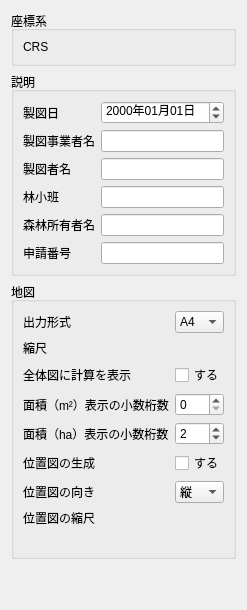
     <widget class="QWidget" name="tab">
      <property name="sizePolicy">
       <sizepolicy hsizetype="Preferred" vsizetype="Preferred">
        <horstretch>0</horstretch>
        <verstretch>0</verstretch>
       </sizepolicy>
      </property>
      <attribute name="title">
       <string>基本情報</string>
      </attribute>
      <layout class="QVBoxLayout" name="verticalLayout">
       <item>
        <widget class="QGroupBox" name="groupBox">
         <property name="title">
          <string>座標系</string>
         </property>
         <layout class="QFormLayout" name="formLayout_5">
          <item row="0" column="0">
           <widget class="QLabel" name="label_2">
            <property name="text">
             <string>CRS</string>
            </property>
           </widget>
          </item>
          <item row="0" column="1">
           <widget class="QgsProjectionSelectionWidget" name="crs">
            <property name="focusPolicy">
             <enum>Qt::FocusPolicy::StrongFocus</enum>
            </property>
            <property name="layoutDirection">
             <enum>Qt::LayoutDirection::LeftToRight</enum>
            </property>
            <property name="autoFillBackground">
             <bool>false</bool>
            </property>
           </widget>
          </item>
         </layout>
        </widget>
       </item>
       <item>
        <widget class="QGroupBox" name="groupBox_5">
         <property name="title">
          <string>説明</string>
         </property>
         <layout class="QFormLayout" name="formLayout">
          <item row="0" column="0">
           <widget class="QLabel" name="label_12">
            <property name="text">
             <string>製図日</string>
            </property>
           </widget>
          </item>
          <item row="0" column="1">
           <widget class="QDateEdit" name="seizubi">
            <property name="displayFormat">
             <string>yyyy年MM月dd日</string>
            </property>
           </widget>
          </item>
          <item row="1" column="0">
           <widget class="QLabel" name="label_18">
            <property name="text">
             <string>製図事業者名</string>
            </property>
           </widget>
          </item>
          <item row="1" column="1">
           <widget class="QLineEdit" name="seizujigyosha">
            <property name="placeholderText">
             <string/>
            </property>
           </widget>
          </item>
          <item row="2" column="0">
           <widget class="QLabel" name="label_22">
            <property name="text">
             <string>製図者名</string>
            </property>
           </widget>
          </item>
          <item row="2" column="1">
           <widget class="QLineEdit" name="seizusha">
            <property name="placeholderText">
             <string/>
            </property>
           </widget>
          </item>
          <item row="3" column="0">
           <widget class="QLabel" name="label_3">
            <property name="text">
             <string>林小班</string>
            </property>
           </widget>
          </item>
          <item row="3" column="1">
           <widget class="QLineEdit" name="rinshohan"/>
          </item>
          <item row="4" column="0">
           <widget class="QLabel" name="label_4">
            <property name="text">
             <string>森林所有者名</string>
            </property>
           </widget>
          </item>
          <item row="4" column="1">
           <widget class="QLineEdit" name="sanrinshoyusha"/>
          </item>
          <item row="5" column="0">
           <widget class="QLabel" name="label">
            <property name="text">
             <string>申請番号</string>
            </property>
           </widget>
          </item>
          <item row="5" column="1">
           <widget class="QLineEdit" name="shinseibango"/>
          </item>
         </layout>
        </widget>
       </item>
       <item>
        <widget class="QGroupBox" name="groupBox_6">
         <property name="title">
          <string>地図</string>
         </property>
         <layout class="QFormLayout" name="formLayout_4">
          <item row="0" column="0">
           <widget class="QLabel" name="label_34">
            <property name="text">
             <string>出力形式</string>
            </property>
           </widget>
          </item>
          <item row="0" column="1">
           <widget class="QComboBox" name="paper">
            <item>
             <property name="text">
              <string>A4</string>
             </property>
            </item>
            <item>
             <property name="text">
              <string>A3</string>
             </property>
            </item>
           </widget>
          </item>
          <item row="1" column="0">
           <widget class="QLabel" name="label_15">
            <property name="text">
             <string>縮尺</string>
            </property>
           </widget>
          </item>
          <item row="1" column="1">
           <widget class="QgsScaleWidget" name="scale">
            <property name="showCurrentScaleButton">
             <bool>true</bool>
            </property>
            <property name="scale">
             <bool>true</bool>
            </property>
            <property name="minScale">
             <bool>false</bool>
            </property>
           </widget>
          </item>
          <item row="4" column="0">
           <widget class="QLabel" name="label_26">
            <property name="text">
             <string>全体図に計算を表示</string>
            </property>
           </widget>
          </item>
          <item row="4" column="1">
           <widget class="QCheckBox" name="isJochikeisan">
            <property name="text">
             <string>する</string>
            </property>
           </widget>
          </item>
          <item row="5" column="0">
           <widget class="QLabel" name="label_areaDecimals">
            <property name="text">
             <string>面積（m²）表示の小数桁数</string>
            </property>
           </widget>
          </item>
          <item row="5" column="1">
           <widget class="QSpinBox" name="areaDecimals">
            <property name="maximum">
             <number>9</number>
            </property>
            <property name="value">
             <number>0</number>
            </property>
           </widget>
          </item>
          <item row="6" column="0">
           <widget class="QLabel" name="label_haDecimals">
            <property name="text">
             <string>面積（ha）表示の小数桁数</string>
            </property>
           </widget>
          </item>
          <item row="6" column="1">
           <widget class="QSpinBox" name="haDecimals">
            <property name="maximum">
             <number>9</number>
            </property>
            <property name="value">
             <number>2</number>
            </property>
           </widget>
          </item>
          <item row="7" column="0">
           <widget class="QLabel" name="label_9">
            <property name="text">
             <string>位置図の生成</string>
            </property>
           </widget>
          </item>
          <item row="7" column="1">
           <widget class="QCheckBox" name="isIchizu">
            <property name="text">
             <string>する</string>
            </property>
           </widget>
          </item>
          <item row="8" column="0">
           <widget class="QLabel" name="label_14">
            <property name="text">
             <string>位置図の向き</string>
            </property>
           </widget>
          </item>
          <item row="8" column="1">
           <widget class="QComboBox" name="ichizuDirection">
            <item>
             <property name="text">
              <string>縦</string>
             </property>
            </item>
            <item>
             <property name="text">
              <string>横</string>
             </property>
            </item>
           </widget>
          </item>
          <item row="9" column="0">
           <widget class="QLabel" name="label_locationScale">
            <property name="text">
             <string>位置図の縮尺</string>
            </property>
           </widget>
          </item>
          <item row="9" column="1">
           <widget class="QgsScaleWidget" name="locationScale">
            <property name="toolTip">
             <string>位置図PDFの縮尺を指定します（例：1:5000）</string>
            </property>
           </widget>
          </item>
          <item row="11" column="0">
           <widget class="QLabel" name="qgisLabel">
            <property name="text">
             <string/>
            </property>
           </widget>
          </item>
         </layout>
        </widget>
       </item>
       <item>
        <spacer name="verticalSpacer">
         <property name="orientation">
          <enum>Qt::Orientation::Vertical</enum>
         </property>
         <property name="sizeHint" stdset="0">
          <size>
           <width>20</width>
           <height>40</height>
          </size>
         </property>
        </spacer>
       </item>
      </layout>
     </widget>
